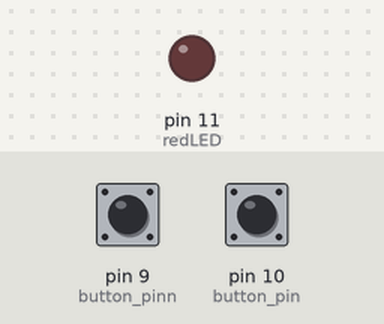
Simulated run of this sketch. Board: Arduino Uno, built with avr-gcc and run on an emulated ATmega328P. Shown: output pins drawn as LEDs (lit = HIGH). Dashed ring = blinking. Inputs (shaded band) come from the test bench; at power-on: pin 9 (button_pinn) LOW, pin 10 (button_pin) LOW.

Above: at 1.2 s.
1.3 s: pin 9 (button_pinn) pulled HIGH for 1 s
At 1.67 s:
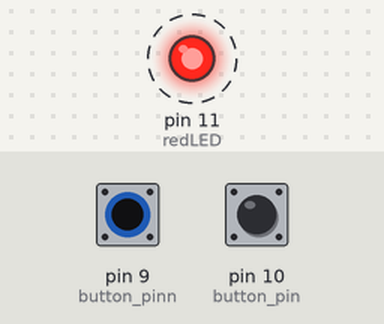
3.8 s: pin 10 (button_pin) pulled HIGH for 3.2 s
At 7.9 s:
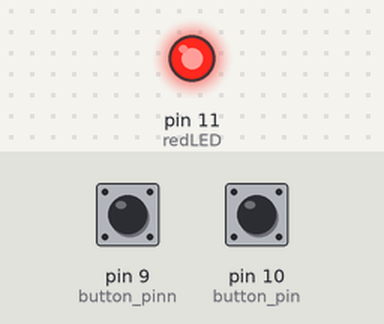
8.5 s: pin 10 (button_pin) pulled HIGH for 0.15 s
At 9.2 s:
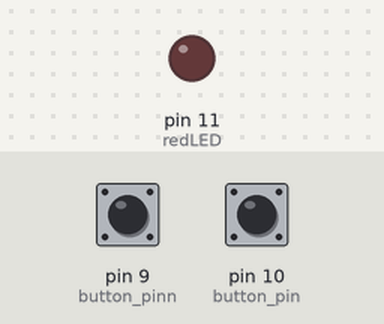
10.2 s: pin 9 (button_pinn) pulled HIGH for 0.15 s
At 11.7 s:
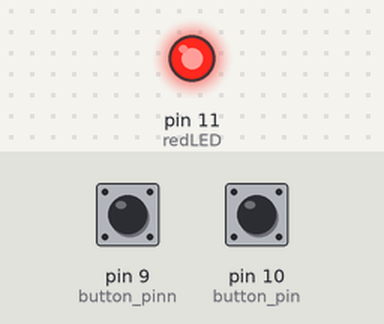
Timing chart, 0 to 12.9 s (numbered marks = the images above; inputs shaded):
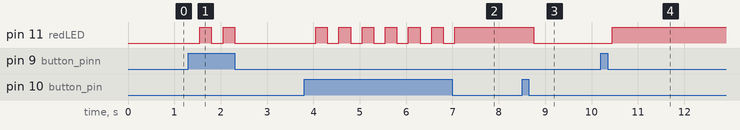

The sketch:

Ostrum_mar_23.ino
```cpp
int redLED =11;
int button_pin =10;
int button_pinn =9;
int ledstatus =0;

void setup() {
  pinMode(redLED, OUTPUT);
  pinMode(button_pin, INPUT);
  pinMode(button_pinn, INPUT);
}

void loop() {
  if(digitalRead(button_pin) == HIGH){
    delay(250);
    if (ledstatus==1){
      ledstatus =0;
    }else{
      ledstatus=1;
    }
  }

  if (digitalRead(button_pinn) == HIGH){
    delay(250);
    if (ledstatus==1){
      ledstatus =0;
    }else{
      ledstatus=1;
    }
  }

  if (ledstatus ==1){
    digitalWrite(redLED, HIGH);
  }
  if (ledstatus== 0){
    digitalWrite(redLED, LOW);
  }
 }
```

Measured:
- after the input at 1.3 s, pin 11 (redLED): alternates HIGH for 0.25 s and LOW for 0.25 s, 4 changes in all, then stays LOW, starting after 0.25 s
- after the input at 3.8 s, pin 11 (redLED): alternates HIGH for 0.25 s and LOW for 0.25 s, 13 changes in all, then stays HIGH, starting after 0.25 s
- after the input at 8.5 s, pin 11 (redLED): HIGH → LOW after 0.25 s
- after the input at 10.2 s, pin 11 (redLED): LOW → HIGH after 0.25 s
